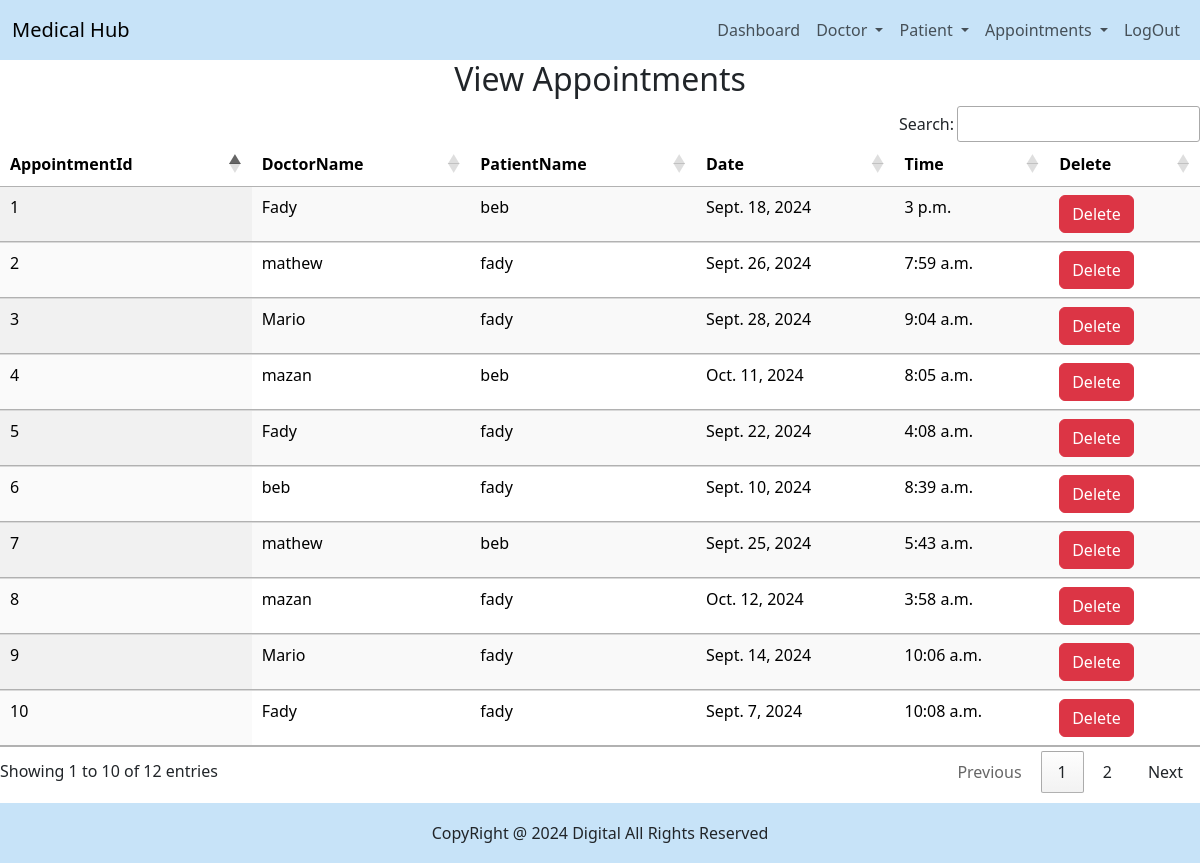
The page /view_appointment/ (signed in) on the database its author committed.
### Home/models.py (models this page shows, shortened)
class Appoinment(models.Model):
    doctor = models.ForeignKey(Doctor,on_delete=models.CASCADE)
    patient = models.ForeignKey(Patient,on_delete=models.CASCADE)
    date = models.DateField()
    time = models.TimeField()

class Doctor(models.Model):
    Name = models.CharField(max_length=50)
    mobile = models.IntegerField()
    special = models.CharField(max_length=50)
    area = models.CharField(max_length=50,default='Unknown')
    def __str__(self):
        return self.Name

class Patient(models.Model):
    name = models.CharField(max_length=50)
    gender = models.CharField(max_length=10)
    mobile = models.IntegerField(null=True)
    address = models.TextField()
    def __str__(self):
        return self.name

### Home/views.py (the view)
# urls.py: path('view_appointment/', views.View_Appointment , name='view_appointment'),
def View_Appointment(request):
     if not request.user.is_staff:
          return redirect('user_dashboard')
     doc =Appoinment.objects.all()
     d = {'doc' : doc}
     return render(request,'Home/view_appointment.html',d)

### Home/templates/Home/view_appointment.html
{% include 'Home/base.html' %}
{% load static %}
{% include 'Home/nav.html' %}
{% block content %}
<div>
    <h2 class="text-center">View Appointments</h2>
    <div class="table-container">
    <table id="example" class="table table-striped table-hover display" style="width:100%">
        <thead>
            <tr>
                <th>AppointmentId</th>
                <th>DoctorName</th>
                <th>PatientName</th>
                <th>Date</th>
                <th>Time</th>
                <th>Delete</th>
            </tr>
        </thead>
        <tbody>
            {% for i in doc %}
            <tr>
              <td>{{i.id}}</td>
              <td>{{i.doctor}}</td>
              <td>{{i.patient}}</td>
              <td>{{i.date}}</td>
              <td>{{i.time}}</td>
              <td><a href="{% url 'delete_appointment' i.id %}" onclick="return confirm ('Are you syre you want to delete ?')" class="btn btn-danger">Delete</a></td>
            </tr>
            {% endfor %}
        </tbody>
    </table>
</div>
</div>
{% endblock content %}
{% include 'Home/footer.html' %}

### Home/static/Home/css/style.css (style rules this page uses)
.table-container { margin-bottom: 70px; }

### rows shown on the page
Appoinment: id "1", doctor "Fady", patient "beb", date "Sept. 18, 2024", time "3 p.m."
Appoinment: id "2", doctor "mathew", patient "fady", date "Sept. 26, 2024", time "7:59 a.m."
Appoinment: id "3", doctor "Mario", patient "fady", date "Sept. 28, 2024", time "9:04 a.m."
Appoinment: id "4", doctor "mazan", patient "beb", date "Oct. 11, 2024", time "8:05 a.m."
Appoinment: id "5", doctor "Fady", patient "fady", date "Sept. 22, 2024", time "4:08 a.m."
Appoinment: id "6", doctor "beb", patient "fady", date "Sept. 10, 2024", time "8:39 a.m."
Appoinment: id "7", doctor "mathew", patient "beb", date "Sept. 25, 2024", time "5:43 a.m."
Appoinment: id "8", doctor "mazan", patient "fady", date "Oct. 12, 2024", time "3:58 a.m."
Appoinment: id "9", doctor "Mario", patient "fady", date "Sept. 14, 2024", time "10:06 a.m."
Appoinment: id "10", doctor "Fady", patient "fady", date "Sept. 7, 2024", time "10:08 a.m."
